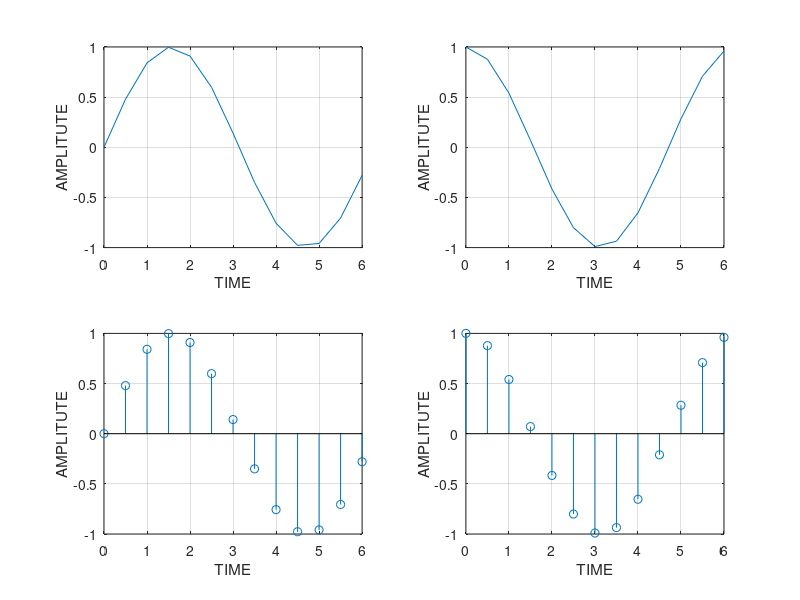

Write MATLAB code to recreate this figure.
clc;
clear all;
close all;



x = 0:0.5:2*pi;
%x = stat:inct=rement:end
y = sin(x);
z = cos(x);


%Continious Signal
subplot(2,2,1);
%subplot(row,col,fig no);
title('Sin WAVE');
plot(x,y);
xlabel('TIME');
ylabel('AMPLITUTE');
grid on;

subplot(2,2,2);
%subplot(row,col,fig no);
title('Cos WAVE');
plot(x,z);
xlabel('TIME');
ylabel('AMPLITUTE');
grid on;




%Discrete Signal:
subplot(2,2,3);
%subplot(row,col,fig no);
title('Sin WAVE');
stem(x,y); %x mean n
xlabel('TIME');
ylabel('AMPLITUTE');
grid on;

subplot(2,2,4);
%subplot(row,col,fig no);
title('Cos WAVE');
stem(x,z);
xlabel('TIME');
ylabel('AMPLITUTE');
grid on;